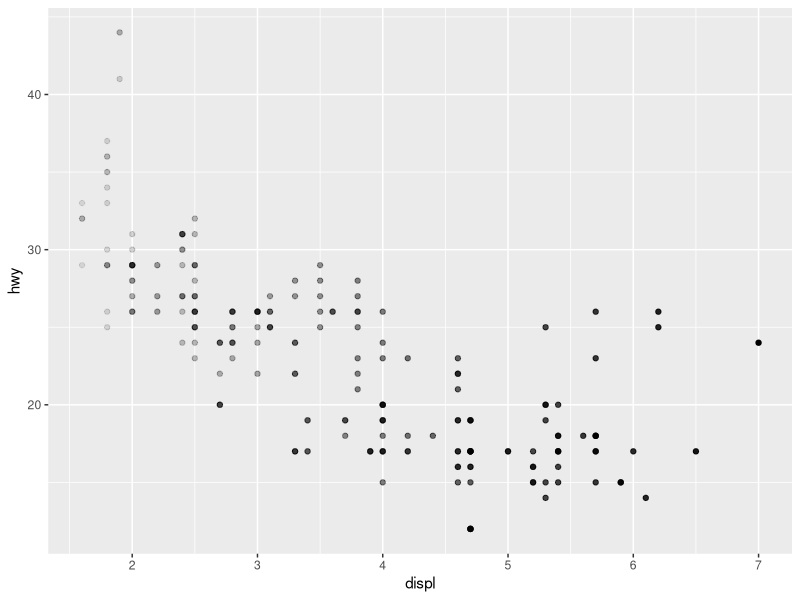
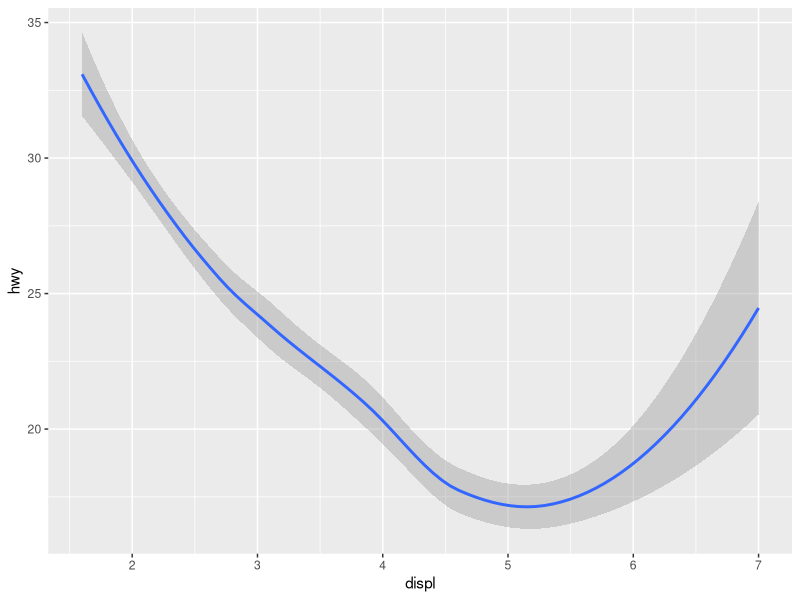
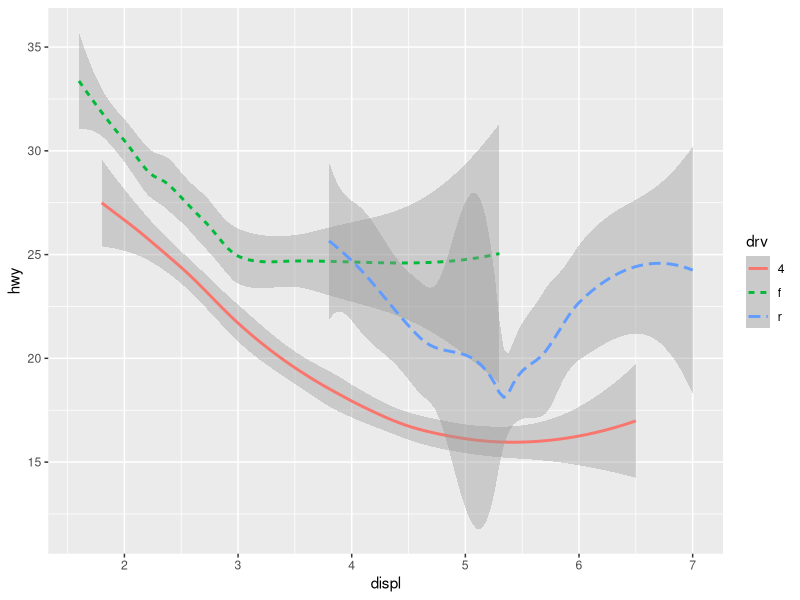
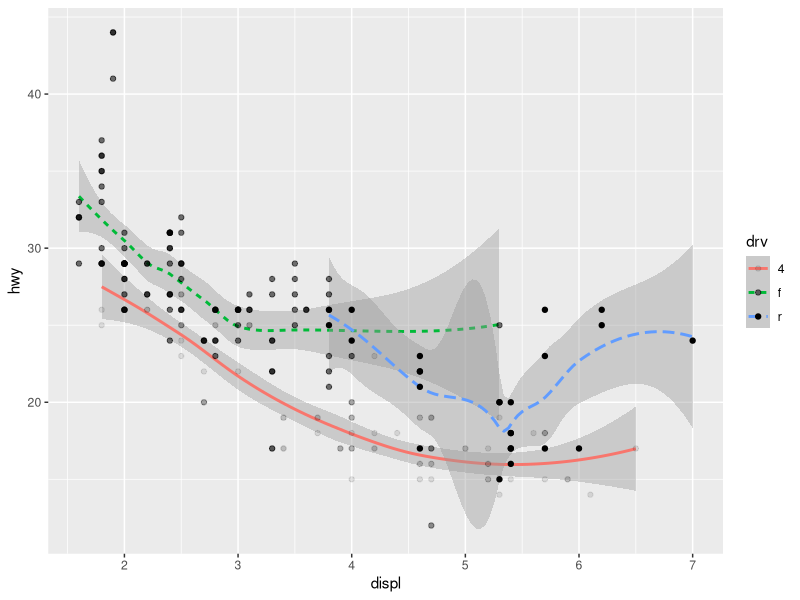
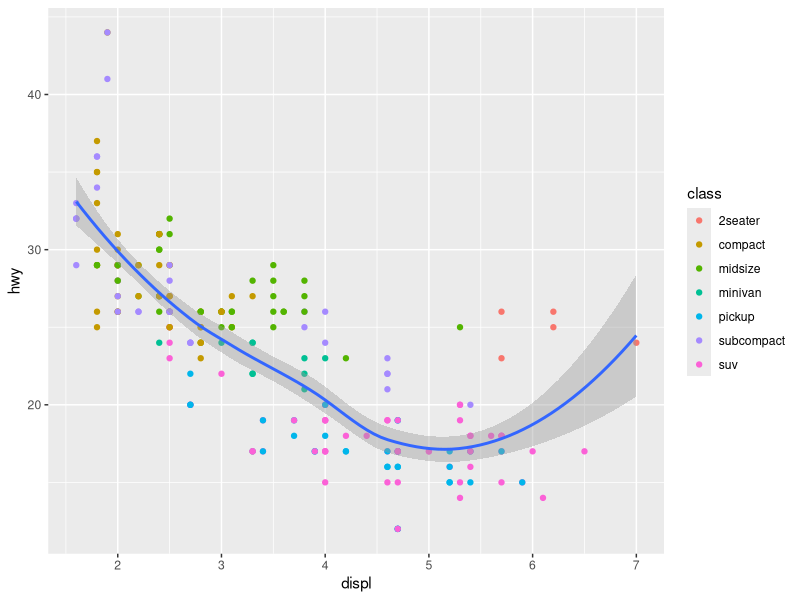
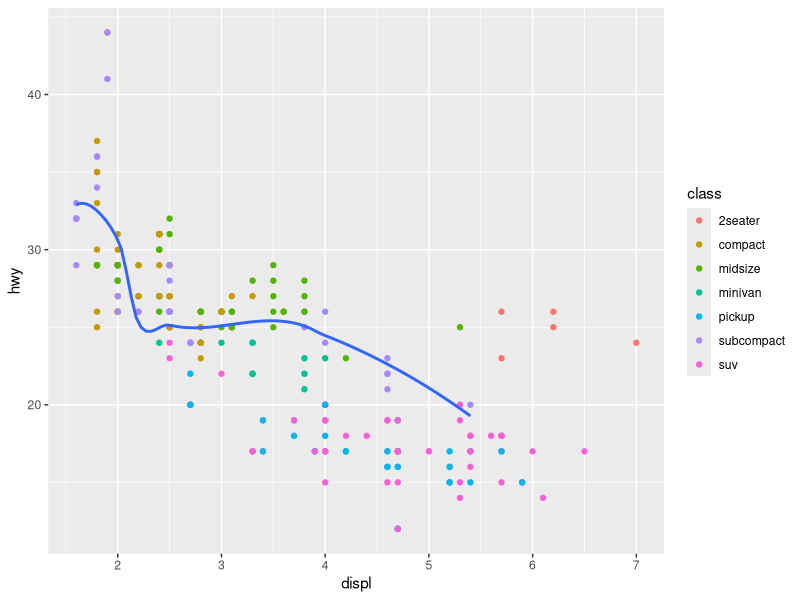

Source code (R) for these figures, in order:
## ---- chunk 1
#| message: false
#| warning: false
library(tidyverse)
ggplot(data = mpg) +
  geom_point(
    mapping = aes(x = displ, y = hwy, alpha = displ), #putting some color grading just for aesthetics
    show.legend = FALSE #removing the color grading legend since the x axis already do the job! 
  )

## ---- chunk 2
    #| message: false
    #| warning: false
    ggplot(data = mpg) +
      geom_smooth(
        mapping = aes(x = displ, y = hwy)
      )

## ---- chunk 3
ggplot(data = mpg) +
  geom_smooth(
    mapping = aes(x = displ, y = hwy, linetype = drv, color = drv)
  )

## ---- chunk 4
    #| message: false
    #| warning: false
    ggplot(data = mpg) +
      geom_smooth(
        mapping = aes(x = displ, y = hwy, linetype = drv, color = drv)
      ) +
      geom_point(
        mapping = aes(x = displ, y = hwy, alpha = drv)
      )
## ---- chunk 5
    #| message: false
    #| warning: false
    ggplot(data = mpg, mapping = aes( x = displ, y = hwy)) +
      geom_point(mapping = aes(color = class)) + 
      geom_smooth() #it will use the variables I declared in ggplot

## ---- chunk 6
    #| message: false
    #| warning: false
    ggplot(data = mpg, mapping = aes( x = displ, y = hwy)) +
      geom_point(mapping = aes(color = class)) + 
      geom_smooth(
        data = filter(mpg, class == "subcompact"), #filtering the smooth geom to the subgroup
        se = FALSE #removing the buffer around the line
      )

